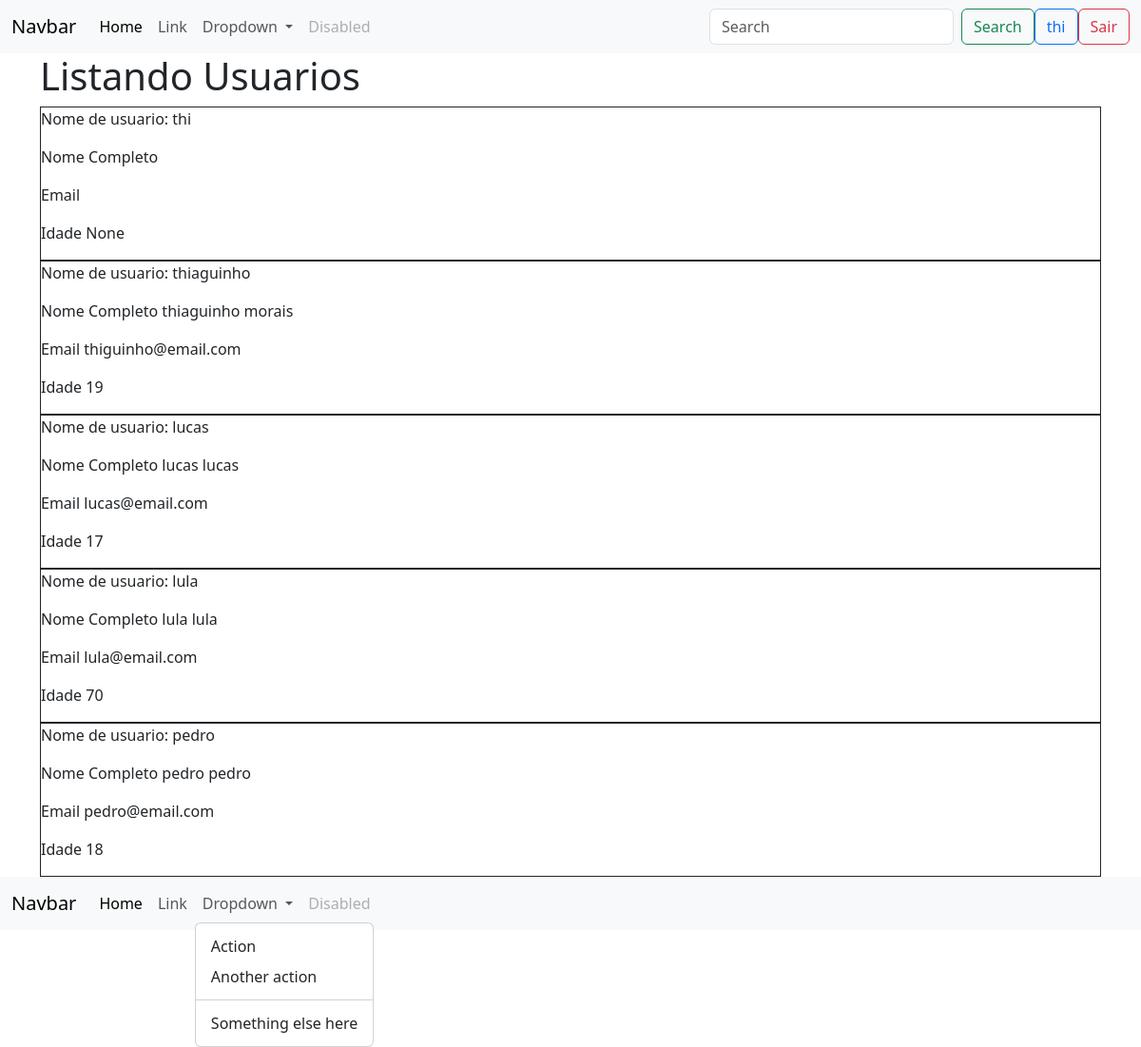
Page / (signed in) on the committed database.
### usuarios/models.py (models this page shows)
class CustomUser(AbstractUser):
    username = models.CharField(max_length=150,unique=True)
    first_name = models.CharField(max_length=30, blank=True)
    last_name = models.CharField(max_length=150, blank=True)
    idade = models.IntegerField(blank=True, null=True)
    email = models.EmailField(blank=True)
    data_nascimento = models.DateField(blank=True, null=True)

### usuarios/views.py (the view)
# urls.py: path('', index, name='home'),
@login_required
def index(request):
    user = CustomUser.objects.all()
    context = {'user':user}
    return render(request, 'index.html', context)

### usuarios/templates/index.html (shortened to what this page needs)
{% extends 'base.html' %}
{% load bootstrap5 %}
{% block content %}
<div class="container">
    <div class="row">
        <div class="col">
            <h1>Listando Usuarios</h1>
            {% for i in user %}
            <div class="border border-dark">
                <p>Nome de usuario: {{ i.username }}</p>
                <p>Nome Completo {{ i.first_name }} {{ i.last_name }}</p>
                <p>Email {{ i.email }}</p>
                <p>Idade {{ i.idade }}</p>
            </div>
            {% endfor %}
            </div>
        </div>
    </div>
{% endblock %}

### usuarios/templates/base.html (shortened to what this page needs)
{% load bootstrap5 %}
{% load static %}
<!DOCTYPE html>
<html lang="en">
<head>
    {% bootstrap_css %}
</head>
<body>
    <nav class="navbar navbar-expand-lg bg-body-tertiary">
        <div class="container-fluid">
          <a class="navbar-brand" href="#">Navbar</a>
          <div class="collapse navbar-collapse" id="navbarSupportedContent">
            <ul class="navbar-nav me-auto mb-2 mb-lg-0">
              <li class="nav-item">
                <a class="nav-link active" aria-current="page" href="#">Home</a>
              </li>
              <li class="nav-item">
                <a class="nav-link" href="#">Link</a>
              </li>
              <li class="nav-item dropdown">
                <a class="nav-link dropdown-toggle" href="#" role="button" data-bs-toggle="dropdown" aria-expanded="false">
                  Dropdown
                </a>
              </li>
              <li class="nav-item">
                <a class="nav-link disabled">Disabled</a>
              </li>
            </ul>
            <form class="d-flex" role="search">
              <input class="form-control me-2" type="search" placeholder="Search" aria-label="Search">
              <button class="btn btn-outline-success" type="submit">Search</button>
            </form>
            {% if request.user.is_authenticated %}
              <span class="btn btn-outline-primary">{{ request.user.username }}</span>
              <a href="{% url 'logout' %}" class="btn btn-outline-danger">Sair</a>
            {% else %}
              <a href="{% url 'login' %}" class="btn btn-primary">Login</a>
            {% endif %}
          </div>
        </div>
      </nav>
      <main>
        {% block content %}{% endblock %}
      </main>
    <footer class="navbar navbar-expand-lg bg-body-tertiary">
        <div class="container-fluid">
          <a class="navbar-brand" href="#">Navbar</a>
          <div class="collapse navbar-collapse" id="navbarSupportedContent">
            <ul class="navbar-nav me-auto mb-2 mb-lg-0">
              <li class="nav-item">
                <a class="nav-link active" aria-current="page" href="#">Home</a>
              </li>
              <li class="nav-item">
                <a class="nav-link" href="#">Link</a>
              </li>
              <li class="nav-item dropdown">
                <a class="nav-link dropdown-toggle" href="#" role="button" data-bs-toggle="dropdown" aria-expanded="false">
                  Dropdown
                </a>
                <ul class="dropdown-menu d-flex flex-column">
                  <li><a class="dropdown-item" href="#">Action</a></li>
                  <li><a class="dropdown-item" href="#">Another action</a></li>
                  <li><hr class="dropdown-divider"></li>
                  <li><a class="dropdown-item" href="#">Something else here</a></li>
                </ul>
              </li>
              <li class="nav-item">
                <a class="nav-link disabled">Disabled</a>
              </li>
            </ul>
          </div>
        </div>
    </footer>
</body>
</html>

### rows in the picture
CustomUser: user.username "thi", username "thi", idade "None"
CustomUser: username "thiaguinho", first_name "thiaguinho", last_name "morais", email "thiguinho@email.com", idade "19"
CustomUser: username "lucas", first_name "lucas", last_name "lucas", email "lucas@email.com", idade "17"
CustomUser: username "lula", first_name "lula", last_name "lula", email "lula@email.com", idade "70"
CustomUser: username "pedro", first_name "pedro", last_name "pedro", email "pedro@email.com", idade "18"
